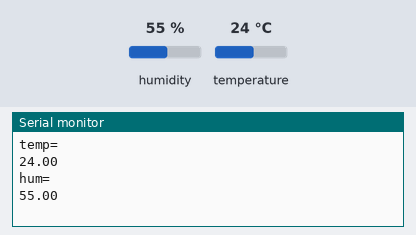
Bench run of a sketch on a simulated ESP8266 (NodeMCU). Shown: the last lines printed to the serial monitor. The inputs (shaded band) are chosen by the test bench; at power-on: humidity 55 %, temperature 24 °C. WiFi joins after 1.5 s; servers stay silent unless stated.

Above: at 3.0 s.
3.1 s: humidity set to 22 %
4.6 s: temperature set to 12 °C
At 6.0 s:
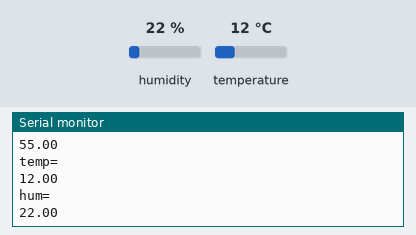
6.1 s: humidity set to 40 %
At 9.5 s:
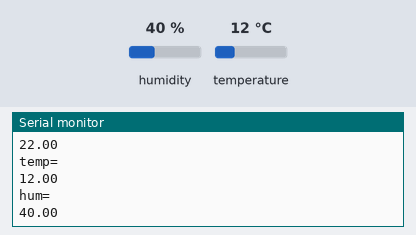
Timing chart, 0 to 11.0 s (numbered marks = the images above; inputs shaded):
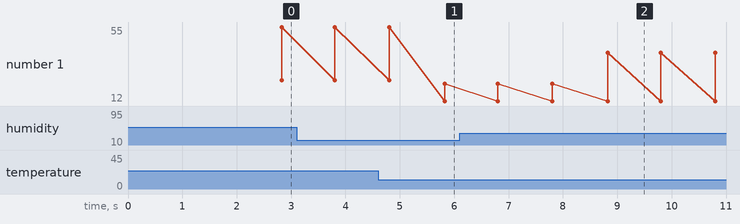

The sketch:

detecteur_tempurature_humidite_blynk.ino
```cpp
#define BLYNK_TEMPLATE_ID "TMPLHUGwdpPw"
#define BLYNK_DEVICE_NAME "SmartHouse"
#define BLYNK_AUTH_TOKEN "lr-_5OC23lypLe7OUpqPd9xPqFagt5kR"

#define BLYNK_PRINT Serial
#include <ESP8266WiFi.h>
#include <BlynkSimpleEsp8266.h>
#include <DHT.h>

char auth[] = BLYNK_AUTH_TOKEN;
char ssid[] = "DESKTOP-NOL29JG 2717 iso";
char pass[] = "youcandoit";

#define DHTPIN 2
#define DHTTYPE DHT11

DHT dht(DHTPIN, DHTTYPE);
BlynkTimer timer;

void sendSensor() {
  float h = dht.readHumidity();

  float t = dht.readTemperature();
  Serial.println("temp= ");
  Serial.println(t);
  Serial.println("hum= ");
  Serial.println(h);
  if (isnan(h) || isnan(t)) {
    Serial.println("Failed to read from DHT sensor!");
    return;
  }
  Blynk.virtualWrite(V1, t);
  Blynk.virtualWrite(V2, h);
}

void setup() {
  Serial.begin(115200);
  Blynk.begin(auth,ssid,pass);
  dht.begin();
  timer.setInterval(1000L, sendSensor);// L seconde in blynk
}

void loop() {
  Blynk.run();
  timer.run();
}
```

Measured:
- after the input at 4.6 s, the serial monitor: prints a new line after 1.2 s (image 1)
- after the input at 6.1 s, the serial monitor: prints a new line after 2.7 s (image 2)
- plotted number 1: 22 → 40 after the input at 6.1 s
